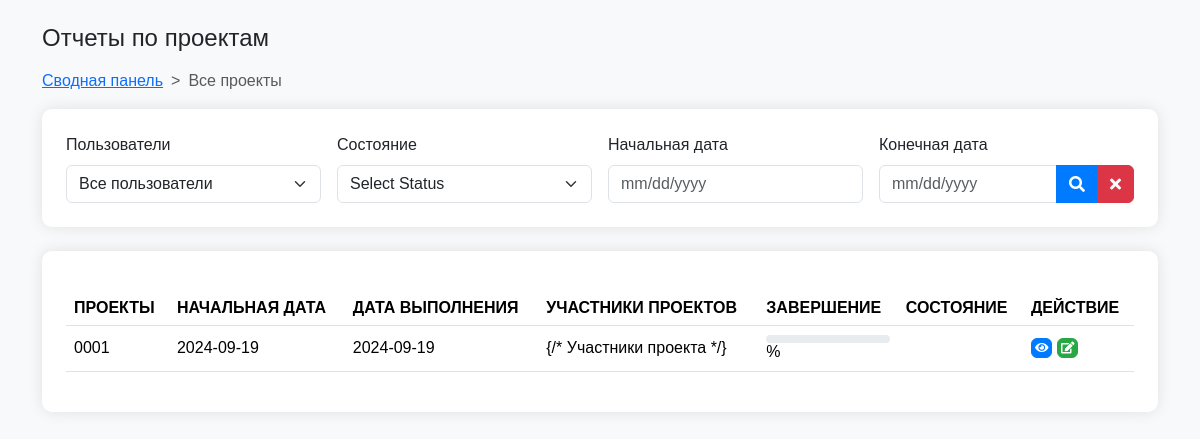
Before: /order/report/ with the older database file.
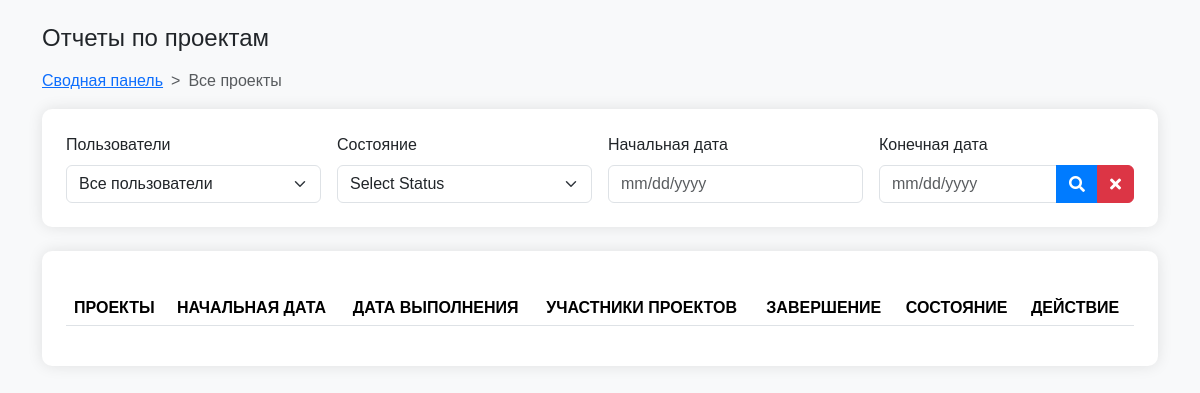
After: the same page with the newer database file.
### order/models.py (models this page shows, shortened)
class Order(models.Model):
    class Meta:
        verbose_name= 'Заказы'
        verbose_name_plural = 'Заказы'
    """Заказ клиента"""
    customer = models.ForeignKey(Counterparty, on_delete=models.PROTECT, verbose_name="Клиент")
    name = models.CharField('Названия', max_length=255)
    uuid = models.CharField("Номер заказа", max_length=50, blank=True)
    photo = models.ImageField("Фотография", upload_to='order_photos/', blank=True, null=True)
    order_date = models.DateTimeField("Дата заказа", auto_now_add=True)
    due_date = models.DateField("Срок исполнения")
    created_by = models.ForeignKey(settings.AUTH_USER_MODEL, on_delete=models.SET_NULL, null=True, blank=True,
                                   verbose_name="Создан")
    order_type = models.CharField(
        "Тип заказа",
        max_length=50,
        choices=[
            ("retail", "Розничный"),
            ("wholesale", "Оптовый"),
            ("individual", "Индивидуальный пошив"),
        ],
        null=True
    )
    priority = models.CharField(
        "Приоритет",
        max_length=10,
        choices=[("high", "Высокий"), ("medium", "Средний"), ("low", "Низкий")],
        default="medium",
    )
    sales_channel = models.CharField("Канал продаж", max_length=50, blank=True)
    contact_person = models.CharField("Контактное лицо", max_length=255, blank=True)
    delivery_method = models.CharField(
        "Способ доставки",
        max_length=50,
        choices=[
            ("courier", "Курьер"),
            ("pickup", "Самовывоз"),
            ("post", "Почта России"),
        ],
        blank=True,
    )
    delivery_address = models.TextField("Адрес доставки", blank=True)
    expected_payment_date = models.DateField(
        "Ожидаемая дата оплаты", blank=True, null=True
    )
    discount = models.DecimalField("Скидка", max_digits=10, decimal_places=2, default=0)
    planned_production_start = models.DateField(
        "Планируемая дата начала производства", blank=True, null=True
    )
    planned_shipment_date = models.DateField(
        "Планируемая дата отгрузки", blank=True, null=True
    )
    STATUS_CHOICES = (
        ("new", "Новый"),
        ("in_progress", "В обработке"),
        ("completed", "Выполнен"),
        ("canceled", "Отменен"),
    )
    status = models.CharField("Статус", max_length=20, choices=STATUS_CHOICES, default="new")
    total_amount = models.DecimalField("Общая сумма", max_digits=10, decimal_places=2, default=0)
    account = models.ForeignKey(Account, on_delete=models.CASCADE, null=True, blank=True)
    comments = models.TextField("Комментарии", blank=True)
    total_cost = models.DecimalField("Общая стоимость", max_digits=10, decimal_places=2, default=0, editable=False)
    PAYMENT_STATUS_CHOICES = (
        ('not_paid', 'Не оплачен'),
        ('partially_paid', 'Частично оплачен'),
        ('paid', 'Оплачен'),
    )
    payment_status = models.CharField(
        "Статус оплаты",
        max_length=20,
        choices=PAYMENT_STATUS_CHOICES,
        default='not_paid'
    )
    is_paid = models.BooleanField("Оплачено", default=False)

### order/views.py (the view)
# urls.py: path('report/', views.OrderListView.as_view(), name='report_order'),
class OrderListView(ListView):
    model = Order
    template_name = 'report_order1.html'  # Путь к вашему шаблону
    def get_queryset(self):
        queryset = super().get_queryset()
        query = self.request.GET.get('search')
        if query:
            queryset = queryset.filter(
                Q(name__icontains=query) |  # Поиск по имени заказа
                Q(status__icontains=query)  # Поиск по статусу
            )
        start_date = self.request.GET.get('start_date')
        end_date = self.request.GET.get('end_date')
        if start_date:
            queryset = queryset.filter(order_date__gte=start_date)
        if end_date:
            queryset = queryset.filter(due_date__lte=end_date)
        return queryset
    def get(self, request, *args, **kwargs):
        if request.headers.get('x-requested-with') == 'XMLHttpRequest':
            orders = Order.objects.all()
            orders_data = [
                {
                    'id': order.id,
                    'name': order.name,
                    'order_date': order.order_date.strftime('%Y-%m-%d'),
                    'due_date': order.due_date.strftime('%Y-%m-%d'),
                    'completion': order.completion,
                    'status': order.status
                }
                for order in orders
            ]
            return JsonResponse({'orders': orders_data})
        else:
            return super().get(request, *args, **kwargs)
    def get_context_data(self, **kwargs):
        context = super().get_context_data(**kwargs)
        for order in context['object_list']:
            order.status_class = self.get_status_class(order.status)
        return context
    def get_status_class(self, status):
        status_classes = {
            'Выполнено': 'bg-success',
            'Отменено': 'bg-danger',
            'Заблокировать': 'bg-warning',
            'Выполняется': 'bg-info',
        }
        return status_classes.get(status, 'bg-secondary')  # Класс по умолчанию

### templates/report_order1.html (shortened to what this page needs)
<html lang="en">
 <head>
     {% load static %}
  <link href="https://cdn.jsdelivr.net/npm/bootstrap@5.3.2/dist/css/bootstrap.min.css" rel="stylesheet"/>
  <link href="https://cdnjs.cloudflare.com/ajax/libs/font-awesome/5.15.3/css/all.min.css" rel="stylesheet"/>
    <link rel="stylesheet" href="/css/order.css"/>
 </head>
 <body>
    <div class="container mt-4">
   <h4 class="mb-3">
    Отчеты по проектам
   </h4>
   <nav aria-label="breadcrumb">
    <ol class="breadcrumb">
     <li class="breadcrumb-item">
      <a href="#">
       Сводная панель
      </a>
     </li>
     <li aria-current="page" class="breadcrumb-item active">
      Все проекты
     </li>
    </ol>
   </nav>
   <div class="card p-4 mb-4">
    <div class="row g-3">
     <div class="col-md-3">
      <label class="form-label" for="users">
       Пользователи
      </label>
      <select class="form-select" id="users">
       <option>
        Все пользователи
       </option>
      </select>
     </div>
     <div class="col-md-3">
      <label class="form-label" for="status">
       Состояние
      </label>
      <select class="form-select" id="status">
       <option>
        Select Status
       </option>
      </select>
     </div>
     <div class="col-md-3">
      <label class="form-label" for="startDate">
       Начальная дата
      </label>
      <input class="form-control" id="startDate" placeholder="mm/dd/yyyy" type="text"/>
     </div>
     <div class="col-md-3">
      <label class="form-label" for="endDate">
       Конечная дата
      </label>
      <div class="input-group">
       <input class="form-control" id="endDate" placeholder="mm/dd/yyyy" type="text"/>
       <button class="btn btn-primary" type="button">
        <i class="fas fa-search">
        </i>
       </button>
       <button class="btn btn-danger" type="button">
        <i class="fas fa-times">
        </i>
       </button>
      </div>
     </div>
    </div>
   </div>
    <div class="card p-4">
      <table class="table table-hover">
        <thead>
          <tr>
            <th>ПРОЕКТЫ</th>
            <th>НАЧАЛЬНАЯ ДАТА</th>
            <th>ДАТА ВЫПОЛНЕНИЯ</th>
            <th>УЧАСТНИКИ ПРОЕКТОВ</th>
            <th>ЗАВЕРШЕНИЕ</th>
            <th>СОСТОЯНИЕ</th>
            <th>ДЕЙСТВИЕ</th>
          </tr>
        </thead>
        <tbody>
          {% for order in object_list %}
            <tr>
              <td>{{ order.uuid }}</td>
              <td>{{ order.order_date|date:"Y-m-d" }}</td>
              <td>{{ order.due_date|date:"Y-m-d" }}</td>
              <td>{/*  Участники проекта  */}</td>
              <td>
                <div class="progress">
                </div>
                {{ order.completion }}%
              </td>
              <td><span class="badge {{ status_class }}">{{ order.status }}</span></td>
              <td>
                <button class="btn btn-icon btn-primary" onclick="viewOrder({{ order.id }})"><i class="fas fa-eye"></i></button>
                <button class="btn btn-icon btn-success" onclick="editOrder({{ order.id }})"><i class="fas fa-edit"></i></button>
              </td>
            </tr>
          {% endfor %}
        </tbody>
      </table>
    </div>
  </div>
</body>
</html>

Changed rows visible on the page:
removed Order: uuid "0001", order_date "2024-09-19", due_date "2024-09-19"
